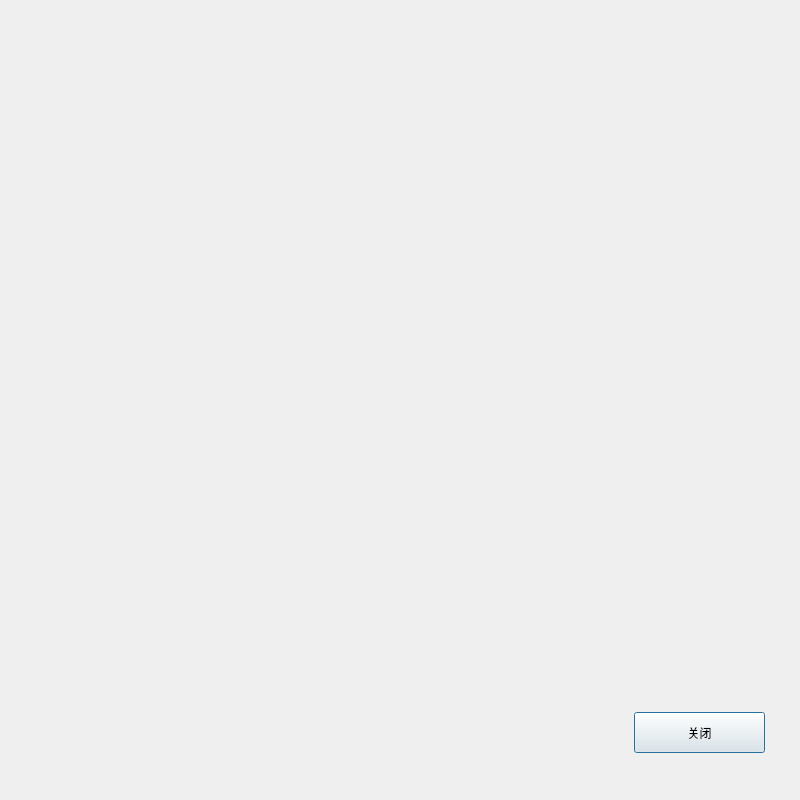
<?xml version="1.0" encoding="UTF-8"?>
<ui version="4.0">
 <class>ShowNGeneration</class>
 <widget class="QDialog" name="ShowNGeneration">
  <property name="geometry">
   <rect>
    <x>0</x>
    <y>0</y>
    <width>800</width>
    <height>800</height>
   </rect>
  </property>
  <property name="windowTitle">
   <string>Dialog</string>
  </property>
  <widget class="QPushButton" name="pushButton">
   <property name="geometry">
    <rect>
     <x>634</x>
     <y>712</y>
     <width>131</width>
     <height>41</height>
    </rect>
   </property>
   <property name="text">
    <string>关闭</string>
   </property>
  </widget>
 </widget>
 <resources/>
 <connections/>
</ui>
